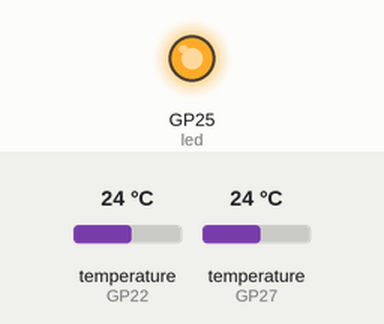
The program below on a simulated Raspberry Pi Pico running MicroPython. Shown: output pins drawn as LEDs (lit = HIGH). The test bench sets the inputs (shaded band); at power-on: temperature (sensors on GP22, GP27) 24 °C. The clock reads 2024-03-15 10:24:30 at power-on unless the program sets it; files the program writes start out absent.

Above: at 0.15 s.
At 30.2 s:
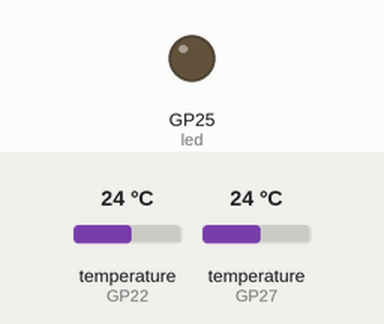
Timing chart, 0 to 78.4 s (numbered marks = the images above):
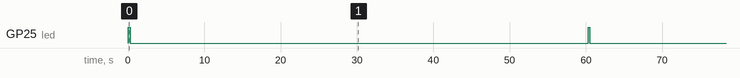

The program:

main.py
```python
from machine import Pin
from ds18x20 import DS18X20
from onewire import OneWire
import time

SAMPLE_INTERVAL = 60 # in seconds

#Initialize the onboard LED as output
led = Pin(25, Pin.OUT)
led.value(0)

def dtstr(t):
    return '{:02d}{:02d}{:02d}_{:02d}{:02d}{:02d}'.format(t[0],t[1],t[2],t[3],t[4],t[5])

# Initialize DS18x20
ts1 = DS18X20(OneWire(Pin(22)))
ts2 = DS18X20(OneWire(Pin(27)))

f = open('datalog' + dtstr(time.localtime()) + '.txt', 'a')
f.write('DateTime,Temp1,Temp2\n')

while True:

    led.value(1)

    ts1.convert_temp()
    ts2.convert_temp()

    t1 = ts1.read_temp(ts1.scan()[0])
    t2 = ts2.read_temp(ts2.scan()[0])

    time.sleep_ms(200)

    #print(str(t1) + ' | ' + str(t2))

    f.write(dtstr(time.localtime()))
    f.write(',' + "{:0.1f}".format(t1))
    f.write(',' + "{:0.1f}".format(t2))
    f.write('\n')
    f.flush()

    led.value(0)

    time.sleep_ms(SAMPLE_INTERVAL * 1000)
    
```

Measured:
- by itself, GP25 (led): alternates HIGH for 0.25 s and LOW for 60.0 s
